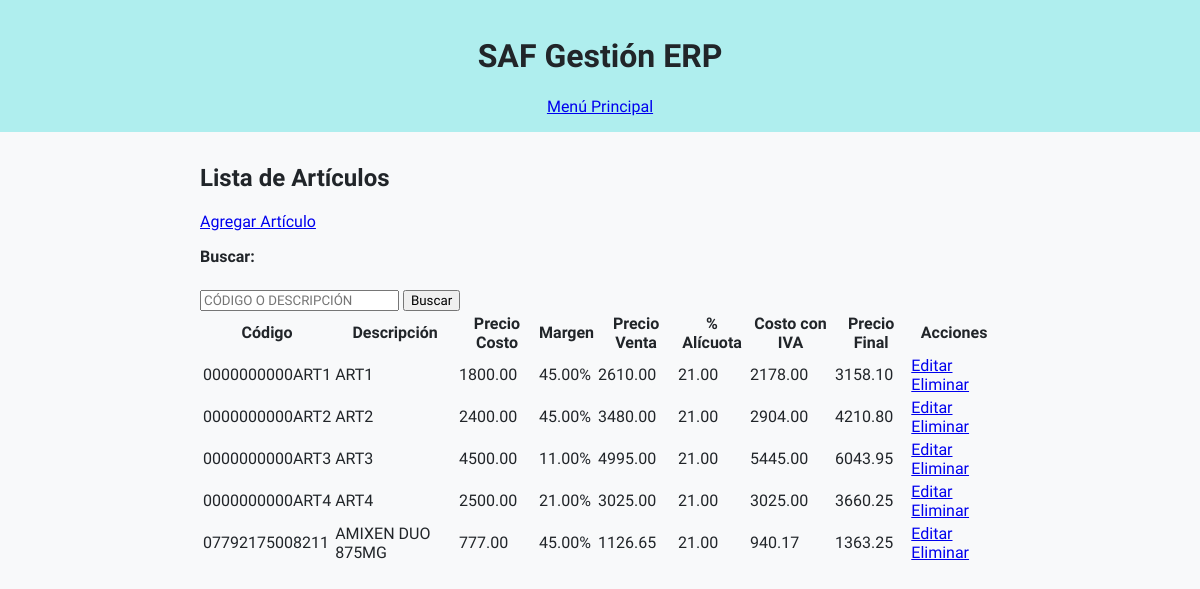
The page /lista/ on the database as committed earlier.
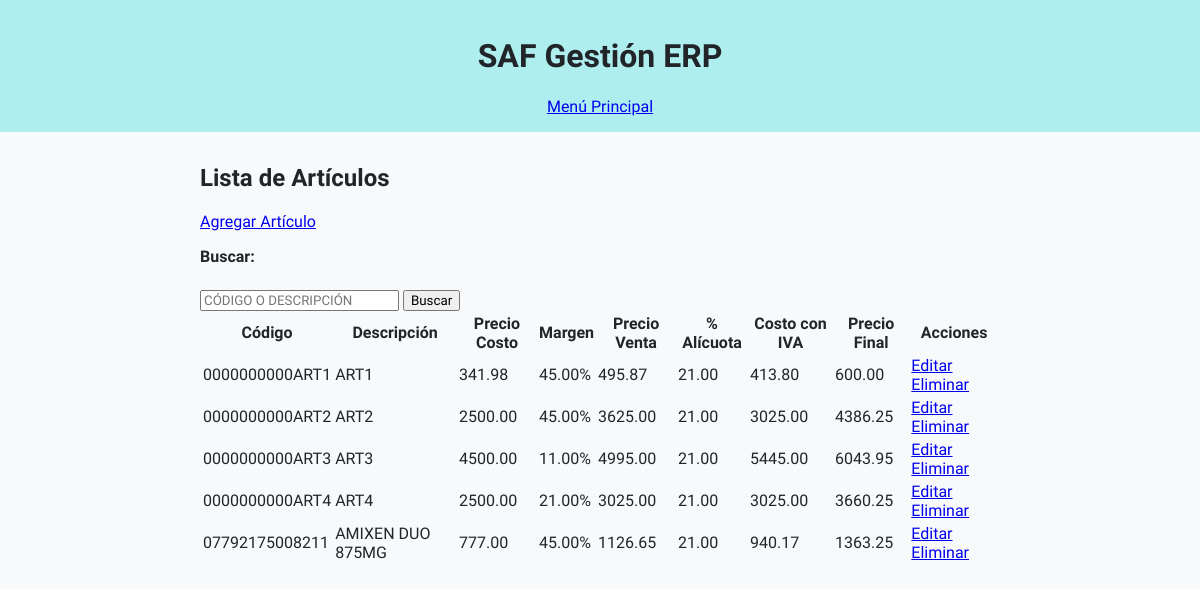
The same page on the database as committed later.
### articulos/models.py (models this page shows, shortened)
class UpperCaseMixin:
    def save(self, *args, **kwargs):
        for field in self._meta.fields:
            if isinstance(field, models.CharField) and getattr(self, field.name):
                setattr(self, field.name, getattr(self, field.name).upper())
        super().save(*args, **kwargs)

class Articulo(UpperCaseMixin, models.Model):
    codart = models.CharField(
        "Código",
        max_length=14,
        unique=True,
        validators=[
            RegexValidator(
                regex=r'^[A-Z0-9]+$',
                message='Solo se permiten letras mayúsculas y números.'
            )
        ],
        help_text='14 caracteres, se completa con ceros a la izquierda.'
    )
    descrip = models.CharField("Descripción", max_length=80)
    marca = models.ForeignKey('Marca', on_delete=models.PROTECT, blank=True, null=True)
    rubro = models.ForeignKey('Rubro', on_delete=models.PROTECT, blank=True, null=True)
    subrubro = models.ForeignKey('Subrubro', on_delete=models.PROTECT, blank=True, null=True)
    precosto = models.DecimalField(
        "Precio Costo",
        max_digits=12,
        decimal_places=2,
        validators=[MinValueValidator(0)]
    )
    margen = models.DecimalField(
        "Margen %",
        max_digits=6,
        decimal_places=2,
        default=0
    )
    ncodalic = models.ForeignKey(
        'Alicuota',
        verbose_name="Código Alícuota",
        on_delete=models.PROTECT
    )
    alic = models.DecimalField(
        "% Alícuota",
        max_digits=5,
        decimal_places=2,
        editable=False,
        null=True,
        default=0
    )
    costoiva = models.DecimalField(
        "Costo con IVA",
        max_digits=12,
        decimal_places=2,
        null=True,
        default=0
    )
    preventa = models.DecimalField(
        "Precio Venta (sin IVA)",
        max_digits=12,
        decimal_places=2,
        null=True,
        default=0
    )
    prefinal = models.DecimalField(
        "Precio Final (con IVA)",
        max_digits=12,
        decimal_places=2,
        null=True,
        default=0,
        blank=True,
        validators=[MinValueValidator(0)]
    )
    modo_calculo = models.CharField(
        max_length=1,
        choices=[('C', 'Costo → Final'), ('F', 'Final → Costo')],
        default='C'
    )
    from decimal import Decimal, ROUND_HALF_UP

### articulos/views.py (the view)
# urls.py: path('lista/', views.lista_articulos, name='lista_articulos'),
def lista_articulos(request):
    articulos = Articulo.objects.all().order_by('codart')
    q = request.GET.get('q', '')
    if q:
        articulos = articulos.filter(
            Q(codart__icontains=q) |
            Q(descrip__icontains=q)
        )
    return render(request, 'articulos/lista.html', {'articulos': articulos})

### articulos/templates/articulos/lista.html (shortened to what this page needs)
{% extends "articulos/base.html" %}
{% block content %}
<h2>Lista de Artículos</h2>
<a class="btn" href="{% url 'agregar_articulo' %}">Agregar Artículo</a>
<form method="get" class="mb-3">
  <label>Buscar:</label>
  <input type="text"
       name="q"
       id="buscar"
       value="{{ query }}"
       placeholder="CÓDIGO O DESCRIPCIÓN"
       maxlength="80"
       oninput="this.value = this.value.toUpperCase();">
  <button type="submit" class="btn btn-sm btn-primary">Buscar</button>
</form>
<table>
    <thead>
        <tr>
            <th>Código</th>
            <th>Descripción</th>
            <th>Precio Costo</th>
            <th>Margen</th>
			<th>Precio Venta</th>
			<th>% Alícuota</th>
            <th>Costo con IVA</th>
            <th>Precio Final</th>
            <th>Acciones</th>
        </tr>
    </thead>
    <tbody>
        {% for articulo in articulos %}
        <tr>
            <td>{{ articulo.codart }}</td>
            <td>{{ articulo.descrip }}</td>
            <td>{{ articulo.precosto|floatformat:2 }}</td>
			<td>{{ articulo.margen|floatformat:2 }}%</td>
			<td>{{ articulo.preventa }}</td>
			<td>{{ articulo.alic }}</td>
            <td>{{ articulo.costoiva }}</td>
            <td>
				{% if articulo.prefinal %}
					{{ articulo.prefinal|floatformat:2 }}
				{% else %}
					-
				{% endif %}
			</td>
            <td>
                <a href="{% url 'modificar_articulo' articulo.id %}">Editar</a>
                <a href="{% url 'eliminar_articulo' articulo.id %}"
				   class="btn btn-danger"
				   onclick="return confirm('¿Está seguro que desea eliminar el artículo {{ articulo.descrip }}?');">
			       Eliminar
				</a>
			</td>
        </tr>
        {% empty %}
        <tr>
            <td colspan="7">No hay artículos cargados.</td>
        </tr>
        {% endfor %}
    </tbody>
</table>
{% endblock %}

### articulos/templates/articulos/base.html (shortened to what this page needs)
{% load static %}
<!DOCTYPE html>
<html lang="es">
<head>
    <link rel="stylesheet" href="{% static 'articulos/css/styles.css' %}">
</head>
<body>
    <header>
    <h1>SAF Gestión ERP</h1>
		<nav>
			<a href="{% url 'menu_principal' %}" class="btn btn-light btn-sm">
				 Menú Principal
			</a>
		</nav>
	</header>
	<main>
        {% block content %}
        {% endblock %}
    </main>
</body>
</html>

### articulos/static/articulos/css/styles.css (style rules this page uses)
body, input, button, label, textarea, select, table, td, th, header, h1, h2, h3, h4, h5, h6, p, a, span, li, div { font-family: 'Segoe UI', Arial, Helvetica, sans-serif !important; }
body { font-family: Segoe UI, Helvetica, sans-serif; background-color: #f8f9fa; color: #212529; margin: 0; padding: 0; }
header { background-color: RGB(175,238,238); color: #212529; padding: 1rem 1.5rem; text-align: center; }
main { max-width: 800px; margin: 2rem auto; padding: 0 1rem; }
form label { display: block; margin-top: 1rem; font-weight: bold; }
form input[type="submit"], form button { margin-top: 1.5rem; }
#buscar { text-transform: uppercase; }

Rows that differ between the two databases and show on the page:
changed Articulo "0000000000ART1": precosto "1800.00" → "341.98"; preventa "2610.00" → "495.87"; costoiva "2178.00" → "413.80"; prefinal "3158.10" → "600.00"
changed Articulo "0000000000ART2": precosto "2400.00" → "2500.00"; preventa "3480.00" → "3625.00"; costoiva "2904.00" → "3025.00"; prefinal "4210.80" → "4386.25"
